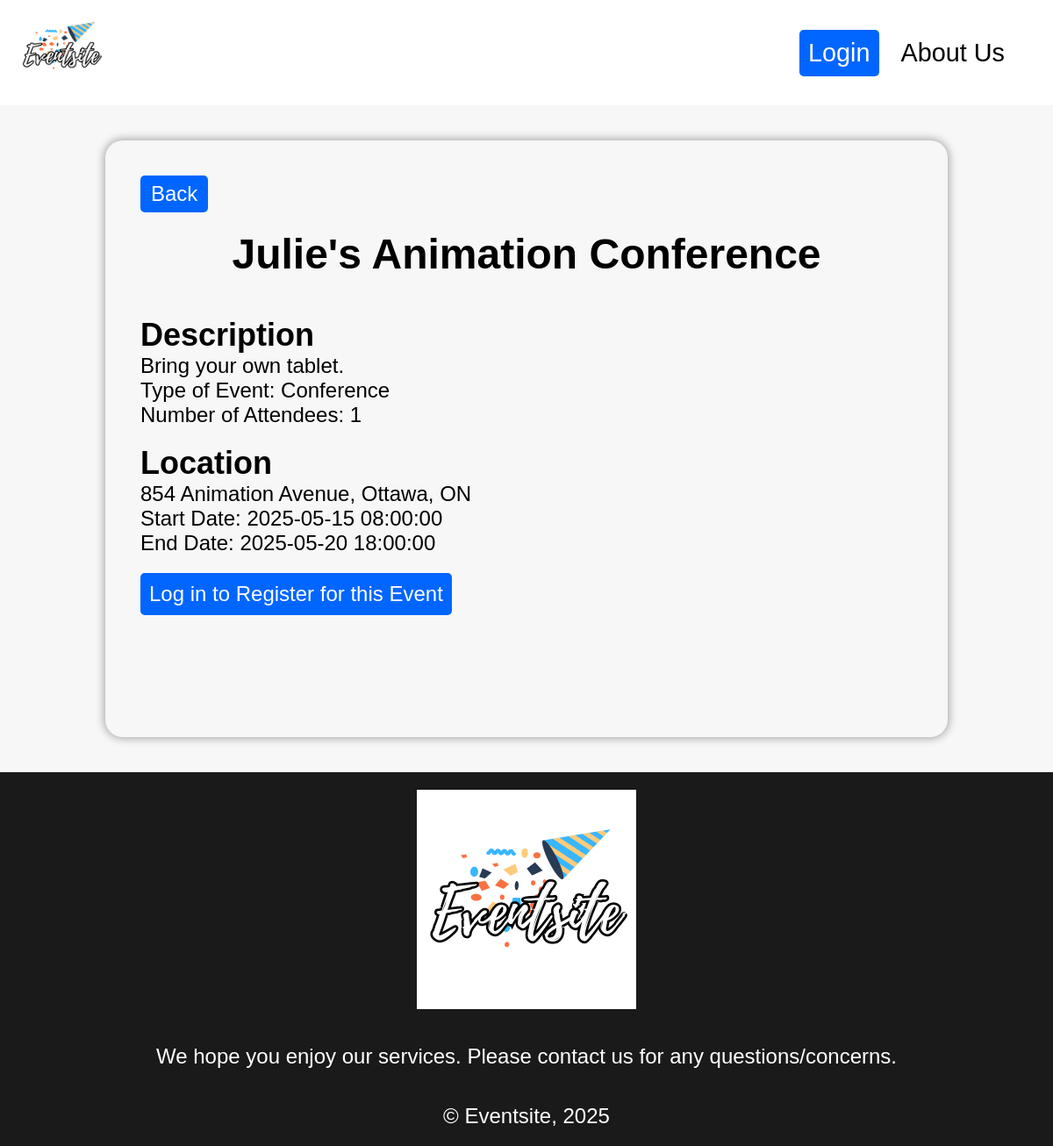
The page /public/server/displayevent.php?eventid=2 on the database its author committed.
### tables this page shows
CREATE TABLE IF NOT EXISTS `EVENT` (
    Event_Id INT AUTO_INCREMENT,
    Event_Name VARCHAR(100) NOT NULL,
    Event_Description TEXT NOT NULL,
    Event_Type_Id INT NOT NULL,
    Start_Date DATETIME NOT NULL,
    End_Date DATETIME NOT NULL,
    Visibility ENUM('Public','Private') NOT NULL,
    Address VARCHAR(255) NOT NULL,
    City VARCHAR(100) NOT NULL,
    Province VARCHAR(100) NOT NULL,
    Postal_Code VARCHAR(20) NOT NULL,
    CONSTRAINT EventPK PRIMARY KEY (`Event_ID`),
    CONSTRAINT Event_Event_IdFK FOREIGN KEY (`Event_Type_Id`) 
      REFERENCES `event_type`(`Event_Type_Id`) 
        ON UPDATE NO ACTION
        ON DELETE NO ACTION
);

CREATE TABLE IF NOT EXISTS `EVENT_TYPE` (
  Event_Type_Id INT AUTO_INCREMENT,
  Type VARCHAR(50) NOT NULL,
  CONSTRAINT Event_Type_IdPK PRIMARY KEY (`Event_Type_Id`)
);

### private/functions/connection.php (called while the page is built, shortened)
<?php
function confirm_not_empty($result_set) {
  if(mysqli_num_rows($result_set) > 0) {
    return true;
  }
  else {
    return false;
  }
}
?>

### public/server/displayevent.php (the view, shortened to what this page needs)
<?php
  require_once "../../private/functions/connection.php";
  $database = db_connect();
?>
<!DOCTYPE html>
<html lang="en">
<head>
  <link rel="stylesheet" href="../css/general.css" type="text/css">
</head>
<body>
  <?php
    if(isset($_SESSION["Email"])) {
      include "../../private/functions/loggedinheader.php";
    }
    else {
      include "../../private/functions/header.php";
    }
  ?>
  <main class="displayeventbox">
    <?php
      if(isset($_SESSION["Email"])) {
        echo '<a class="smallbutton" href="browse.php">Back to Home</a>';
      }
      else {
        echo '<button class="backbutton" onclick="history.back()">Back</button>';
      }
      $eventid = $_GET['eventid'];
      $sql = "SELECT * FROM EVENT JOIN USER_EVENT ON EVENT.Event_Id = USER_EVENT.Event_Id ";
      $sql .= "JOIN USER ON USER.Email_Address = USER_EVENT.Email_Address ";
      $sql .= "JOIN EVENT_TYPE ON EVENT.Event_Type_Id = EVENT_TYPE.Event_Type_Id ";
      $sql .= "WHERE EVENT.Event_Id = $eventid AND USER_EVENT.Relationship = 'Owner';";
      $result_set = mysqli_query($database, $sql);
      $countsql = "SELECT COUNT(*) AS Attending ";
      $countsql .= "FROM EVENT JOIN USER_EVENT ON EVENT.Event_Id = USER_EVENT.Event_Id ";
      $countsql .= "WHERE Relationship = 'Participant' AND ";
      $countsql .= 'EVENT.Event_Id = ' . $eventid . ';';
      $count_result_set = mysqli_query($database, $countsql);
      $attending = mysqli_num_rows($count_result_set);
      if (confirm_not_empty($result_set)) {
        $result = mysqli_fetch_assoc($result_set);
        echo '<h1>' . $result['Event_Name'] . '</h1>';
        echo '<section>';
        echo '<h2>Description</h2>';
        echo '<p>' . $result['Event_Description'] . '</p>';
        echo '<p>Type of Event: ' . $result['Type'] . '</p>';
        echo '<p>Number of Attendees: ' . $attending . '</p>';
        echo '</section>';
        echo '<section>';
        echo '<h2>Location</h2>';
        echo '<p>' . $result['Address'] . ', ' .$result['City'] . ', '
                  . $result['Province'] . '</p>';
        echo '<p>Start Date: ' . $result['Start_Date'] . '</p>';
        echo '<p>End Date: ' . $result['End_Date'] . '</p>';
        echo '</section>';
      }
      else {
        echo 'No event information found.';
      }
      $End_Date = strtotime($result['End_Date']);
      $Current_Time = $_SERVER['REQUEST_TIME'];
      if (!isset($_SESSION["Email"]) && $End_Date > $Current_Time) {
        echo '<a class="smallbutton" href="login.php?eventid='
              . $eventid . '">Log in to Register for this Event</a>';
      }
      elseif (!confirm_not_empty($relationship_result_set) && $End_Date > $Current_Time) {
        echo '<a class="smallbutton" href="validateregister.php?eventid='
              . $eventid . '">Register for this Event</a>';
      }
      elseif ($relationship_result['Relationship'] === "Participant" && $End_Date > $Current_Time) {
        echo '<a class="smallbutton" id="deletebutton" href="validateregister.php?eventid='
                . $eventid . '">Cancel Registration</a>';
      }
      else {
        echo "<p>This is an old event</p>";
      }
    ?>
  </main>
  <?php
    include "../../private/functions/footer.php";
  ?>
</body>

### public/css/general.css (style rules this page uses)
* { margin:0; padding:0; }
body { position:relative; background-color: #f7f7f7; font-size:24px; font-family:'Gill Sans', 'Gill Sans MT', Calibri, 'Trebuchet MS', sans-serif; }
main { position:relative; box-sizing:border-box; min-height:85vh; }
.smallbutton { display:inline-block; background-color:rgb(0, 102, 255); color:white; padding:10px; border-radius:5px; text-decoration-line:none; width:fit-content; }
h1 { text-align:center; margin-bottom:0.5em; }
button { background-color:rgb(0, 102, 255); color:white; padding:0.3em 0.5em; border-radius:5px; border:none; font-size:1em; cursor:pointer; width:100%; }
.backbutton { width:fit-content; }
.displayeventbox, .displayaccountbox, .aboutusbox { margin:40px auto; box-sizing:border-box; width:80%; padding: 40px; border-radius:20px; box-shadow: 0px 0px 10px 2px rgb(173, 172, 172); display:flex; flex-direction:column; gap:20px; }

### rows shown on the page
event: Event_Name "Julie's Animation Conference", Event_Description "Bring your own tablet.", Event_Type_Id.Type "Conference", Address "854 Animation Avenue", City "Ottawa", Province "ON", Start_Date "2025-05-15 08:00:00", End_Date "2025-05-20 18:00:00"

### other values the page prints
$attending "1"
